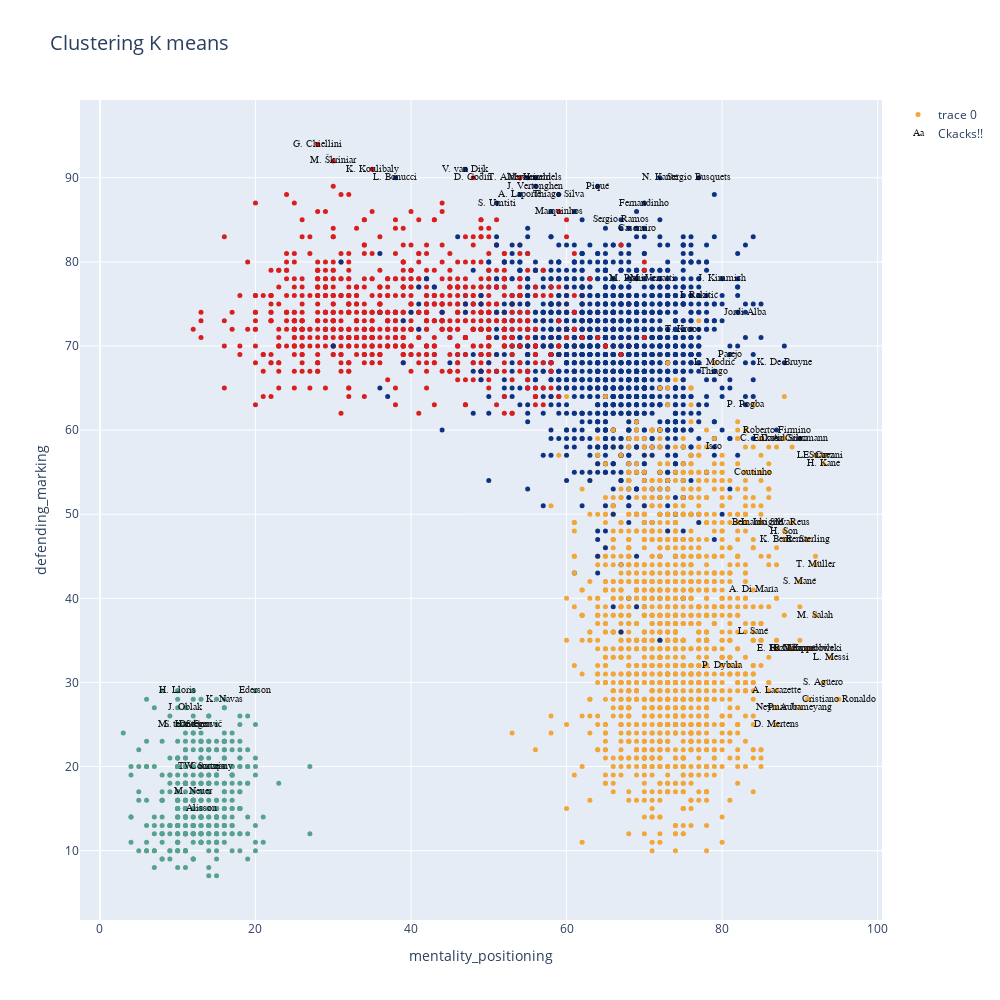

Here is the notebook cell this chart was saved with:
### Markdown cell above
**Graficamos el resultado kmedias con la cantidad de clases elegida: Visualizamos de a dos variables por vez**

### Code cell
data=[]
bool_crack=df_n["overall"] > 85
bool_no_crack=df_n["overall"]<86


#Eligo dos números entre 0 y  de n_skills-1
skill_1=skills_ratings[34]
skill_2=skills_ratings[38]


kmean_clusters = go.Scatter(x=df_skills[skill_1], y=df_skills[skill_2],
                           mode='markers',
                        text=df_n.loc[:,'short_name'],
                           marker=dict(
                                size=5,
                                color = clusters.astype(np.float), #set color equal to a variable
                                colorscale='Portland',
                                showscale=False)
                           )

crack =go.Scatter(x=df_skills.loc[bool_crack,skill_1], y=df_skills.loc[bool_crack,skill_2],name='Ckacks!!',
                      text=df_n.loc[bool_crack,'short_name'],
                      textfont=dict(family='sans serif',size=10,color='black'),
                      opacity=0.9,mode='text')

data=[kmean_clusters,crack]

layout = go.Layout(title="Clustering K means ",titlefont=dict(size=20),
                xaxis=dict(title=skill_1),
                yaxis=dict(title=skill_2),
                autosize=False, width=1000,height=1000)

fig = go.Figure(data=data, layout=layout)

iplot(fig)

### Figure 1 — Plotly figure (JSON) as saved in the notebook; plotly's stock layout.template omitted (floating-point values rounded to 4 significant figures; data arrays with more than 128 entries replaced by an {"elided": "..."} marker saying what was removed)
{"data": [{"marker": {"color": {"elided": "4756 int values"}, "colorscale": [[0, "rgb(12,51,131)"], [0.25, "rgb(10,136,186)"], [0.5, "rgb(242,211,56)"], [0.75, "rgb(242,143,56)"], [1, "rgb(217,30,30)"]], "showscale": false, "size": 5}, "mode": "markers", "text": {"elided": "4756 str values"}, "type": "scatter", "x": {"elided": "4756 int values"}, "y": {"elided": "4756 int values"}}, {"mode": "text", "name": "Ckacks!!", "opacity": 0.9, "text": ["L. Messi", "Cristiano Ronaldo", "Neymar Jr", "J. Oblak", "E. Hazard", "K. De Bruyne", "M. ter Stegen", "V. van Dijk", "L. Modrić", "M. Salah", "K. Mbappé", "K. Koulibaly", "H. Kane", "Alisson", "De Gea", "N. Kanté", "G. Chiellini", "S. Agüero", "Sergio Ramos", "L. Suárez", "R. Lewandowski", "Sergio Busquets", "A. Griezmann", "P. Dybala", "P. Pogba", "Ederson", "R. Sterling", "C. Eriksen", "T. Courtois", "Piqué", "S. Handanovič", "M. Neuer", "H. Lloris", "David Silva", "E. Cavani", "D. Godín", "T. Kroos", "M. Reus", "P. Aubameyang", "S. Mané", "A. Laporte", "Bernardo Silva", "Casemiro", "H. Son", "Fernandinho", "Thiago Silva", "K. Benzema", "J. Vertonghen", "D. Mertens", "M. Hummels", "T. Alderweireld", "Jordi Alba", "Thiago", "K. Navas", "L. Insigne", "L. Sané", "Marquinhos", "M. Škriniar", "M. Verratti", "S. Umtiti", "W. Szczęsny", "J. Kimmich", "Isco", "Roberto Firmino", "I. Rakitić", "M. Pjanić", "A. Di María", "L. Bonucci", "Coutinho", "Parejo", "T. Müller", "C. Immobile", "A. Lacazette"], "textfont": {"color": "black", "family": "sans serif", "size": 10}, "type": "scatter", "x": [94, 95, 87, 11, 87, 88, 11, 47, 79, 92, 89, 35, 93, 13, 12, 72, 28, 93, 67, 92, 91, 77, 90, 80, 83, 20, 91, 85, 13, 64, 12, 12, 10, 88, 93, 48, 75, 89, 90, 90, 54, 85, 69, 88, 70, 59, 88, 56, 87, 56, 54, 83, 79, 16, 85, 84, 59, 30, 71, 51, 14, 80, 79, 87, 77, 68, 84, 38, 84, 81, 92, 91, 87], "y": [33, 28, 27, 27, 34, 68, 25, 91, 68, 38, 34, 91, 56, 15, 25, 90, 94, 30, 85, 57, 34, 90, 59, 32, 63, 29, 47, 59, 20, 89, 25, 17, 29, 59, 57, 90, 72, 49, 27, 42, 88, 49, 84, 48, 87, 88, 47, 89, 25, 90, 90, 74, 67, 28, 49, 36, 86, 92, 78, 87, 20, 78, 58, 60, 76, 78, 41, 90, 55, 69, 44, 34, 29]}], "layout": {"autosize": false, "height": 1000, "title": {"font": {"size": 20}, "text": "Clustering K means "}, "width": 1000, "xaxis": {"title": {"text": "mentality_positioning"}}, "yaxis": {"title": {"text": "defending_marking"}}}}
